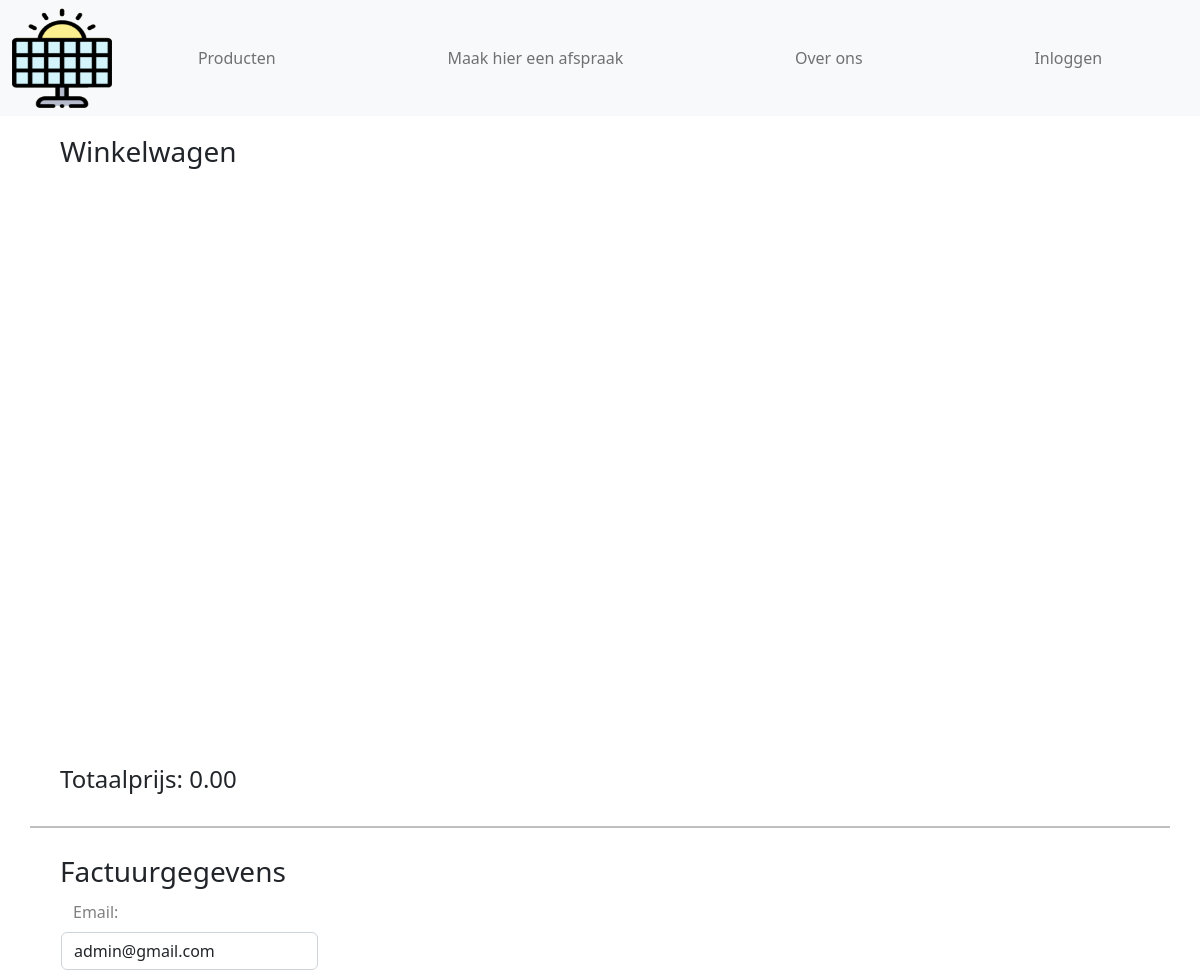
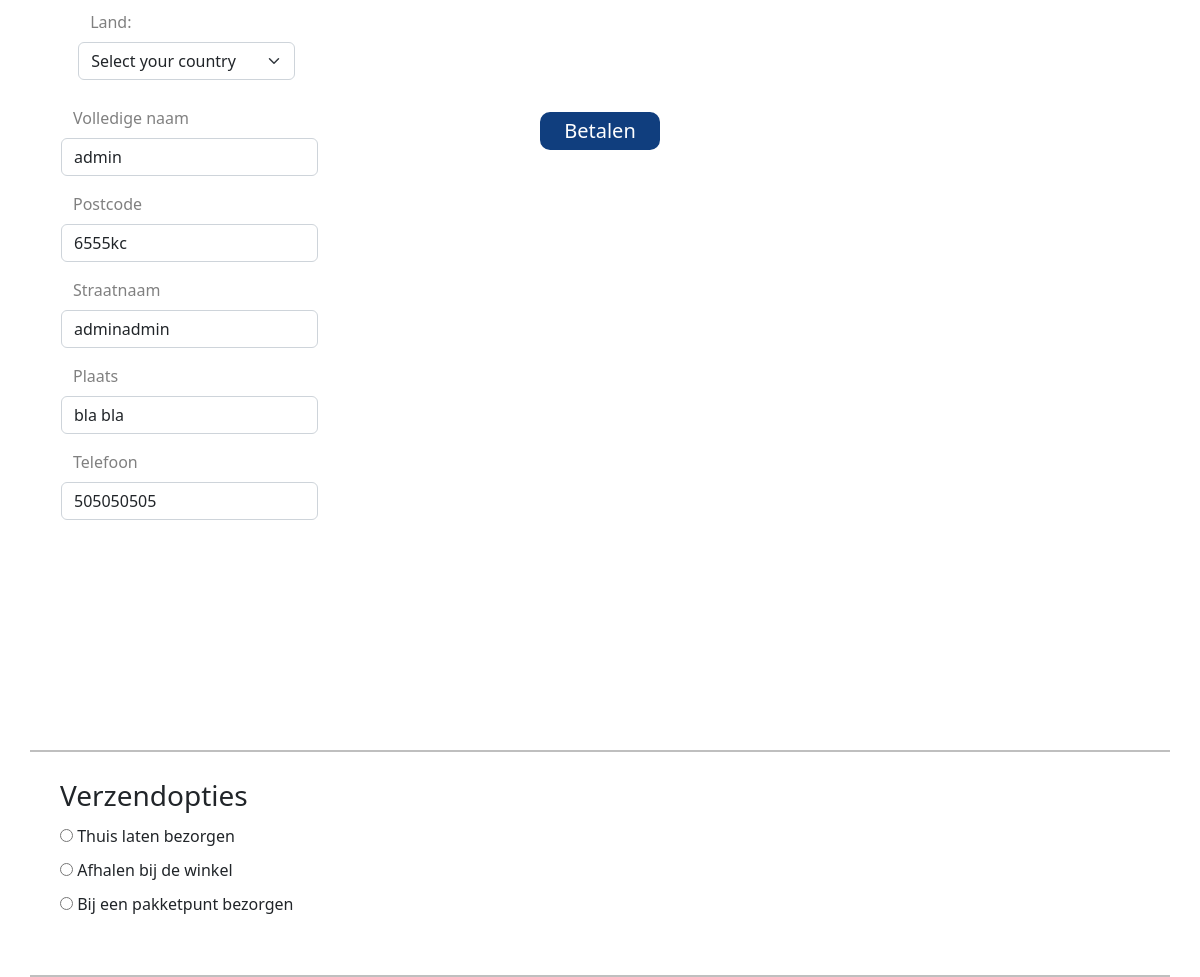
/checkout.php (signed in), run on the app's committed database (2 pictures, top to bottom).
### tables this page shows
CREATE TABLE `user` (
  `id` int(11) NOT NULL,
  `name` varchar(255) NOT NULL,
  `adress` varchar(255) NOT NULL,
  `email` varchar(255) NOT NULL,
  `password` varchar(255) NOT NULL,
  `phonenumber` int(10) NOT NULL,
  `place` varchar(255) NOT NULL,
  `zipcode` varchar(10) NOT NULL,
  `admin` int(45) DEFAULT NULL,
  `can_login` tinyint(1) DEFAULT 1
);

### php.php (called while the page is built, shortened)
<?php
function getCurrentUserData($conn) {
    $user_id = $_SESSION["user_id"];
    $sql = "SELECT name, adress, email, phonenumber, zipcode, place FROM user WHERE id = :user_id";
    $stmt = $conn->prepare($sql);
    $stmt->bindParam(':user_id', $user_id, PDO::PARAM_INT);
    $stmt->execute();
    return $stmt->fetch(PDO::FETCH_ASSOC);
}

### checkout.php (the view, shortened to what this page needs)
<!DOCTYPE html>
<html lang="en">
<head>
    <link rel="stylesheet" href="css/style.css">
</head>
<?php
include_once ('header.php');
include_once ("php.php");
$userData = getCurrentUserData($conn);
?>
<body style="background:#fff;">
    <div class="d-flexcheckout flex-wrap">
        <div class="float-endcheckout w-100">
            <h3 style="position:absolute; top:15%; left:5%;">Winkelwagen</h3>
                <?php
                $totalPrice = 0;
                        ?>
            <h4 style="position:absolute; top: 85%; left:5%;">Totaalprijs:
                <?php echo number_format($totalPrice, 2); ?>
            </h4>
        </div>
    </div>
    <hr style="position:absolute; top:90%; width:95%; border-top: 2px solid black; left:2.5%;">
    <br>
    <be>
        <div class="containercheckout">
            <div class="offcanvas-body">
                <div class="center-content">
                    <div class="w-50">
                        <h3 class="titelcheckout">Factuurgegevens</h3>
                        <div class="formcheckout">
                            <form method="POST" style="display: flex; flex-direction: column; align-items: center;">
                                <div class="mb-3">
                                    <label for="email" class="form-label">Email:</label>
                                    <input type="email" class="form-control" id="email" name="email"
                                        value="<?php echo $userData['email']; ?>" required>
                                </div>
                                <div class="mb-32">
                                    <label for="land" class="form-label">Land:</label>
                                    <select style="max-width:90%;" class="form-select" id="country" name="country"
                                        required>
                                        <option value="">Select your country</option>
                                    </select>
                                </div>
                                <div class="mb-3">
                                    <label for="voornaam" class="form-label">Volledige naam</label>
                                    <input type="text" class="form-control" id="voornaam" name="voornaam"
                                        value="<?php echo $userData['name']; ?>" required>
                                </div>
                                <div class="mb-3">
                                    <label for="zipcode" class="form-label">Postcode</label>
                                    <input type="text" class="form-control" id="zipcode" name="zipcode"
                                        value="<?php echo $userData['zipcode']; ?>" required>
                                </div>
                                <div class="mb-3">
                                    <label for="straatnaam" class="form-label">Straatnaam</label>
                                    <input type="text" class="form-control" id="straatnaam" name="straatnaam"
                                    value="<?php echo $userData['adress']; ?>"required>
                                </div>
                                <div class="mb-3">
                                    <label for="plaats" class="form-label">Plaats</label>
                                    <input type="text" class="form-control" id="plaats" name="plaats"
                                    value="<?php echo $userData['place']; ?>" required>
                                </div>
                                <div class="mb-3">
                                    <label for="telefoon" class="form-label">Telefoon</label>
                                    <input type="text" class="form-control" id="telefoon" name="telefoon"
                                        value="<?php echo $userData['phonenumber']; ?>" required>
                                </div>
                            </form>
                        </div>
                    </div>
                </div>
            </div>
        </div>
        <hr style="position:absolute; top:190%; width:95%; border-top: 2px solid black; left:2.5%;">
        <h3 style="position:absolute; top:195%; left:5%;">Verzendopties</h3>
        <form style="position:absolute; top:200%; left:5%;" required>
            <div class="radio-container">
                <input type="radio" id="thuis" name="verzendoptie" value="thuis">
                <label for="thuis">Thuis laten bezorgen</label>
            </div>
            <div class="radio-container">
                <input type="radio" id="afhalen" name="verzendoptie" value="afhalen" re>
                <label for="afhalen">Afhalen bij de winkel</label>
            </div>
            <div class="radio-container">
                <input type="radio" id="pakketpunt" name="verzendoptie" value="pakketpunt">
                <label for="pakketpunt">Bij een pakketpunt bezorgen</label>
            </div>
        </form>
        <form action="" method="POST">
            <button type="submit" name="checkout" value="1" class="checkoutknop btn-primary">Betalen</button>
        </form>
</body>
</html>

### css/style.css (style rules this page uses)
body { margin: 0px; background-image: url("../assets/Images/background.png"); background-color: white; height: 900px; background-position: 0 0; background-repeat: repeat; position: relative; animation: slide 30s linear infinite; }
.mb-32 { margin-left: 7%; margin-bottom: 10%; }
.center-content { left: 50%; width: 100%; height: 100%; top: 20%; }
.radio-container { display: block; margin-bottom: 10px; }
.checkoutknop { position: relative; margin-top: 75%; margin-bottom: 5%; left: 45%; color: white; background-color: #103e7e; border: solid #103e7e; border-radius: 10px; height: 5%; transition: 0.2s; width: 10%; font-size: 20px; }
.form-label { margin-top: -0.5rem; margin-left: 0.25rem; padding: 0 0.5rem; background-color: white; color: gray; }
.titelcheckout { position: absolute; left: 5%; top: 95%; }
.formcheckout { position: absolute; left: 5%; top: 100%; }

### data on the page
user: email "admin@gmail.com", voornaam "admin", zipcode "6555kc", straatnaam "adminadmin", plaats "bla bla", telefoon "505050505"

### other printed values
$totalPrice "0.00"
